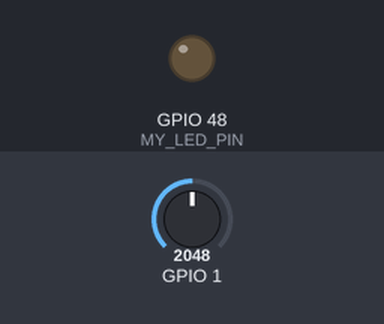
Bench run of a sketch on a simulated ESP32-S3. On the bench: output pins drawn as LEDs (lit = HIGH). The test bench sets the inputs (shaded band); at power-on: GPIO 1 = 2048. What the sketch prints to the serial monitor is not drawn.

Above: at 7.5 s.
At 12.5 s:
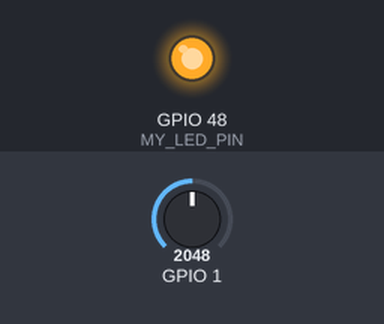
Timing chart, 0 to 17.4 s (numbered marks = the images above):
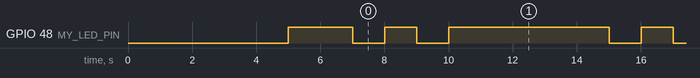

The sketch:

seeed-sleep-blink-v001.ino
```cpp
#include <Arduino.h>
#include <esp_sleep.h>

// Serial monitor only works when not using light sleep (USB drops during sleep).
// A0 grounded = real sleep. A0 high (or pulled up to 3V3) = serial monitor debugging.

// Pre-declared functions
void mySleepSeconds(uint64_t mySeconds);


#define MY_LED_PIN LED_BUILTIN
#define MY_LED_ON LOW
#define MY_LED_OFF HIGH
#define MY_SLEEP_THRESHOLD 5

bool myUseSleep = false;

void mySleepSeconds(uint64_t mySeconds) {
  if (myUseSleep) {
    esp_sleep_enable_timer_wakeup(mySeconds * 1000000ULL);
    esp_light_sleep_start();
  } else {
    delay(mySeconds * 1000UL);
  }
}

void setup() {
  delay(3000);
  Serial.begin(115200);
  pinMode(MY_LED_PIN, OUTPUT);
  digitalWrite(MY_LED_PIN, MY_LED_ON);
  delay(2000);

  digitalWrite(MY_LED_PIN, MY_LED_OFF);
  Serial.println("ESP32-S3 starting...");
  Serial.println("Watch the double blink using a delay.");
  Serial.println("When you connect A0 to GND we continue a single blink just with light sleep between blinks");
  delay(2000);
}

void loop() {
  digitalWrite(MY_LED_PIN, MY_LED_ON);
  mySleepSeconds(1);

  int myAnalogReading = analogRead(A0);
  myUseSleep = (myAnalogReading < MY_SLEEP_THRESHOLD);
  if ( ! myUseSleep ) {  //extra blink
  digitalWrite(MY_LED_PIN, MY_LED_OFF);
  mySleepSeconds(1);
  digitalWrite(MY_LED_PIN, MY_LED_ON);
  mySleepSeconds(1);

  }


  digitalWrite(MY_LED_PIN, MY_LED_OFF);
  mySleepSeconds(5);
}
```

Measured:
- by itself, GPIO 48 (MY_LED_PIN): repeats every 8.0 s: HIGH 1.0 s, LOW 1.0 s, HIGH 5.0 s, LOW 1.0 s
- by itself, everything shown: repeats every 8.0 s, in 4 steps
